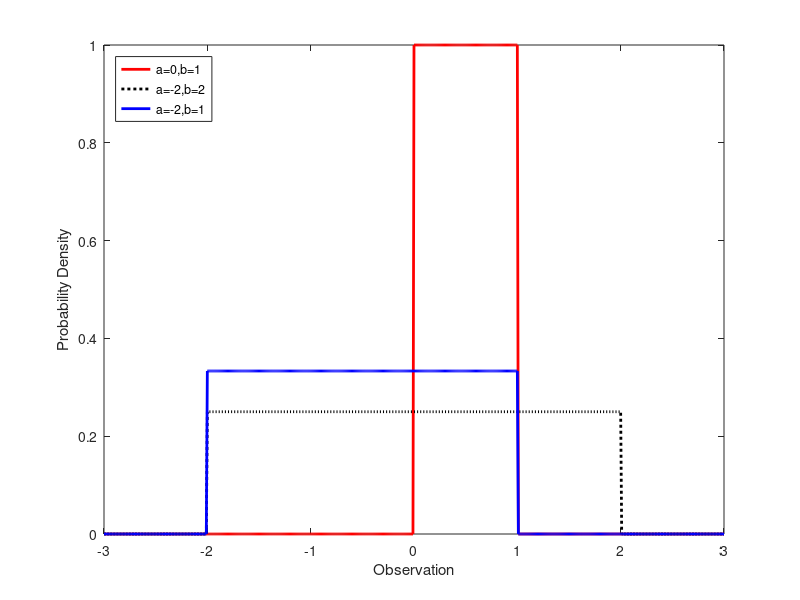

MATLAB code to generate this figure:
clc;
close all;
clear all;
pd1=makedist('Uniform');
pd2=makedist('Uniform','lower',-2,'upper',2);
pd3=makedist('Uniform','lower',-2,'upper',1);
x=-3:0.01:3;
pdf1=pdf(pd1,x);
pdf2=pdf(pd2,x);
pdf3=pdf(pd3,x);
figure;
plot(x,pdf1,'r','LineWidth',2);
hold on;
plot(x,pdf2,'k:','LineWidth',2);
plot(x,pdf3,'b-','LineWidth',2);
legend({'a=0,b=1','a=-2,b=2','a=-2,b=1'},'Location','northwest');
xlabel('Observation');
ylabel('Probability Density');
hold off;